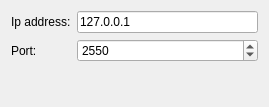
<?xml version="1.0" encoding="UTF-8"?>
<ui version="4.0">
 <class>NewGameWidgetUi_client</class>
 <widget class="QWidget" name="NewGameWidgetUi_client">
  <property name="geometry">
   <rect>
    <x>0</x>
    <y>0</y>
    <width>269</width>
    <height>107</height>
   </rect>
  </property>
  <property name="windowTitle">
   <string>Form</string>
  </property>
  <layout class="QFormLayout" name="formLayout">
   <item row="0" column="0">
    <widget class="QLabel" name="client_ipAddressLabel">
     <property name="text">
      <string>Ip address:</string>
     </property>
    </widget>
   </item>
   <item row="0" column="1">
    <widget class="QLineEdit" name="client_ipAddressLineEdit">
     <property name="text">
      <string>127.0.0.1</string>
     </property>
    </widget>
   </item>
   <item row="1" column="0">
    <widget class="QLabel" name="client_PortLabel">
     <property name="text">
      <string>Port:</string>
     </property>
    </widget>
   </item>
   <item row="1" column="1">
    <widget class="QSpinBox" name="client_portSpinBox">
     <property name="minimum">
      <number>1024</number>
     </property>
     <property name="maximum">
      <number>65535</number>
     </property>
     <property name="value">
      <number>2550</number>
     </property>
    </widget>
   </item>
  </layout>
 </widget>
 <resources/>
 <connections/>
</ui>
